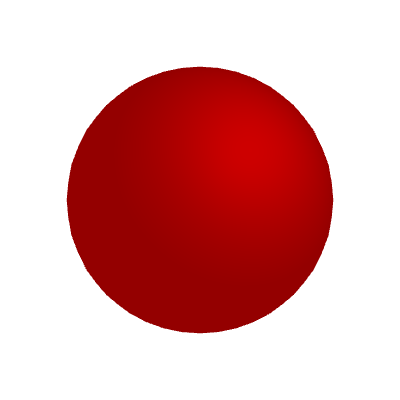

This figure's Python source:
import pyrender
import trimesh
import numpy as np
import matplotlib as mpl

def colorFader(mix=0):
    c1=np.array([250/255.0,253/255.0,50/255.0])
    c2=np.array(mpl.colors.to_rgb('red'))
    return (1-mix)*c1 + mix*c2

mesh = trimesh.creation.icosphere()
# Color it with a gradient or solid
mesh.visual.vertex_colors = np.array([[255, 0, 0, 255]] * len(mesh.vertices))

import os
os.environ['PYOPENGL_PLATFORM'] = 'egl'

scene = pyrender.Scene(ambient_light=(0.3, 0.3, 0.3))
# Official material? No material in official code!
m = pyrender.Mesh.from_trimesh(mesh)
scene.add(m)

light = pyrender.PointLight(color=[1.0, 1.0, 1.0], intensity=1)
light_pose = np.eye(4)
light_pose[:3, 3] = [0, -1, 1]
scene.add(light, pose=light_pose)
light_pose[:3, 3] = [0, 1, 1]
scene.add(light, pose=light_pose)
light_pose[:3, 3] = [1, 1, 2]
scene.add(light, pose=light_pose)

camera = pyrender.OrthographicCamera(xmag=1.5, ymag=1.5)
camera_pose = np.eye(4)
camera_pose[2, 3] = 3.0
scene.add(camera, pose=camera_pose)

r = pyrender.OffscreenRenderer(400, 400)
color, _ = r.render(scene)

import cv2
cv2.imwrite("test_mesh_material4.png", cv2.cvtColor(color, cv2.COLOR_RGB2BGR))
